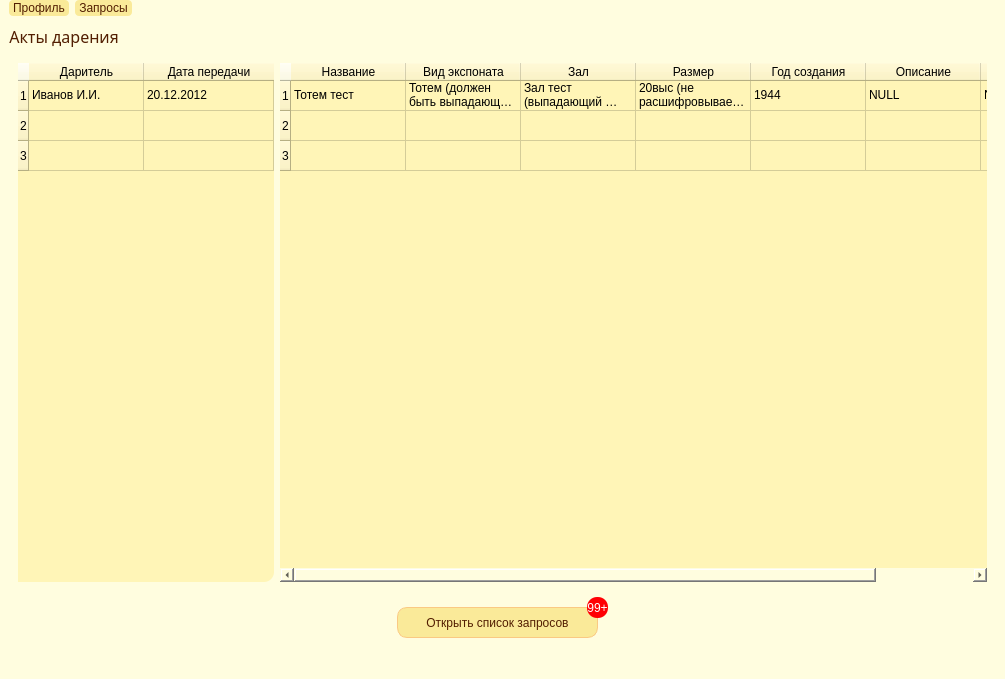
<?xml version="1.0" encoding="UTF-8"?>
<ui version="4.0">
 <class>MainWindow</class>
 <widget class="QMainWindow" name="MainWindow">
  <property name="geometry">
   <rect>
    <x>0</x>
    <y>0</y>
    <width>1005</width>
    <height>679</height>
   </rect>
  </property>
  <property name="windowTitle">
   <string>MainWindow</string>
  </property>
  <property name="styleSheet">
   <string notr="true">QMenuBar {
background-color: rgb(250, 234, 153);
font: 87 10pt &quot;Arial Black&quot;;
padding-left: 3px;
	color: rgb(82, 30, 1);
}

QMenuBar::item {
spacing: 3px; /* spacing between menu bar items */
padding: 1px 4px;
background: transparent;
border-radius: 4px;
background-color: rgb(250, 234, 153);
}

QMenuBar::item:selected { /* when selected using mouse or keyboard */
background: #fac983;
}

QMenu {
background-color: rgb(149, 166, 174); 
	font: 75 8pt &quot;Arial Black&quot;;
}

QMenu::item {
background-color: transparent;
}

QMenu::item:selected {
background-color: #fac983; /* rot */
}
QWidget{background-color: rgb(255, 253, 223);}</string>
  </property>
  <widget class="QWidget" name="centralwidget">
   <layout class="QVBoxLayout" name="verticalLayout">
    <item>
     <layout class="QHBoxLayout" name="horizontalLayout_4">
      <item>
       <widget class="QLabel" name="donationActsLabel">
        <property name="sizePolicy">
         <sizepolicy hsizetype="Fixed" vsizetype="Fixed">
          <horstretch>0</horstretch>
          <verstretch>0</verstretch>
         </sizepolicy>
        </property>
        <property name="font">
         <font>
          <family>Arial Black</family>
          <pointsize>12</pointsize>
          <weight>10</weight>
          <italic>false</italic>
          <bold>false</bold>
         </font>
        </property>
        <property name="styleSheet">
         <string notr="true">QLabel {
	font: 87 12pt &quot;Arial Black&quot;;
	color: rgb(82, 30, 1);
}</string>
        </property>
        <property name="text">
         <string>Акты дарения</string>
        </property>
        <property name="alignment">
         <set>Qt::AlignCenter</set>
        </property>
        <property name="margin">
         <number>0</number>
        </property>
       </widget>
      </item>
      <item>
       <spacer name="horizontalSpacer_2">
        <property name="orientation">
         <enum>Qt::Horizontal</enum>
        </property>
        <property name="sizeHint" stdset="0">
         <size>
          <width>40</width>
          <height>20</height>
         </size>
        </property>
       </spacer>
      </item>
      <item>
       <widget class="QPushButton" name="setVisibleDonationActsButton">
        <property name="sizePolicy">
         <sizepolicy hsizetype="Fixed" vsizetype="Fixed">
          <horstretch>0</horstretch>
          <verstretch>0</verstretch>
         </sizepolicy>
        </property>
        <property name="styleSheet">
         <string notr="true">

QWidget {
	border 1px solid;
	border-radius: 20px;
	background-color: transparent;
	
}

QPushButton {
	border-radius: 20px;
    border-style: outset;

}

QPushButton:hover {
    background: qradialgradient(
        cx: 0.3, cy: -0.4, fx: 0.3, fy: -0.4,
        radius: 1.35, stop: 0.7 #faea99, stop: 1 #521e01
        );
    }

QPushButton:pressed {
    border-style: inset;
    background: qradialgradient(
        cx: 0.4, cy: -0.1, fx: 0.4, fy: -0.1,
        radius: 1.35, stop: 0 #fff, stop: 1 #521e01
        );
    }</string>
        </property>
        <property name="text">
         <string/>
        </property>
        <property name="icon">
         <iconset>
          <normaloff>components/inactive drop button.png</normaloff>components/inactive drop button.png</iconset>
        </property>
        <property name="iconSize">
         <size>
          <width>40</width>
          <height>40</height>
         </size>
        </property>
       </widget>
      </item>
     </layout>
    </item>
    <item>
     <widget class="QWidget" name="tablesForDonationActsView" native="true">
      <property name="sizePolicy">
       <sizepolicy hsizetype="Expanding" vsizetype="Preferred">
        <horstretch>0</horstretch>
        <verstretch>0</verstretch>
       </sizepolicy>
      </property>
      <layout class="QHBoxLayout" name="horizontalLayout">
       <item>
        <widget class="QTableWidget" name="actsTable">
         <property name="enabled">
          <bool>true</bool>
         </property>
         <property name="sizePolicy">
          <sizepolicy hsizetype="Fixed" vsizetype="Expanding">
           <horstretch>0</horstretch>
           <verstretch>0</verstretch>
          </sizepolicy>
         </property>
         <property name="styleSheet">
          <string notr="true">
QTableWidgetItem {
	font: 8pt &quot;Arial&quot;;
}

QWidget {background-color: rgb(255, 245, 183);}

QAbstractItemView {

	font: 8pt &quot;Arial Black&quot;;
}

QAbstractScrollArea {
	
	border-radius: 10px;
}

 QScrollBar::handle:vertical {
    background: #fac983
 }

QScrollBar::handle:horizontal {
    background: #fac983;
 }
</string>
         </property>
         <property name="sortingEnabled">
          <bool>true</bool>
         </property>
         <property name="columnCount">
          <number>2</number>
         </property>
         <attribute name="horizontalHeaderCascadingSectionResizes">
          <bool>false</bool>
         </attribute>
         <attribute name="horizontalHeaderDefaultSectionSize">
          <number>115</number>
         </attribute>
         <attribute name="horizontalHeaderStretchLastSection">
          <bool>true</bool>
         </attribute>
         <attribute name="verticalHeaderShowSortIndicator" stdset="0">
          <bool>false</bool>
         </attribute>
         <attribute name="verticalHeaderStretchLastSection">
          <bool>false</bool>
         </attribute>
         <row>
          <property name="text">
           <string>1</string>
          </property>
         </row>
         <row>
          <property name="text">
           <string>2</string>
          </property>
         </row>
         <row>
          <property name="text">
           <string>3</string>
          </property>
         </row>
         <column>
          <property name="text">
           <string>Даритель</string>
          </property>
         </column>
         <column>
          <property name="text">
           <string>Дата передачи</string>
          </property>
         </column>
         <item row="0" column="0">
          <property name="text">
           <string>Иванов И.И.</string>
          </property>
         </item>
         <item row="0" column="1">
          <property name="text">
           <string>20.12.2012</string>
          </property>
         </item>
         <item row="1" column="0">
          <property name="text">
           <string/>
          </property>
         </item>
        </widget>
       </item>
       <item>
        <widget class="QTableWidget" name="exhibitTable">
         <property name="enabled">
          <bool>true</bool>
         </property>
         <property name="sizePolicy">
          <sizepolicy hsizetype="Expanding" vsizetype="Expanding">
           <horstretch>0</horstretch>
           <verstretch>0</verstretch>
          </sizepolicy>
         </property>
         <property name="styleSheet">
          <string notr="true">
QTableWidgetItem {
	font: 8pt &quot;Arial&quot;;
}

QWidget {background-color: rgb(255, 245, 183);}

QAbstractItemView {

	font: 8pt &quot;Arial Black&quot;;
}

QAbstractScrollArea {
	
	border-radius: 10px;
}

 QScrollBar::handle:vertical {
    background: #fac983
 }

QScrollBar::handle:horizontal {
    background: #fac983;
 }
</string>
         </property>
         <property name="sortingEnabled">
          <bool>true</bool>
         </property>
         <property name="columnCount">
          <number>7</number>
         </property>
         <attribute name="horizontalHeaderCascadingSectionResizes">
          <bool>false</bool>
         </attribute>
         <attribute name="horizontalHeaderDefaultSectionSize">
          <number>115</number>
         </attribute>
         <attribute name="horizontalHeaderStretchLastSection">
          <bool>true</bool>
         </attribute>
         <attribute name="verticalHeaderShowSortIndicator" stdset="0">
          <bool>false</bool>
         </attribute>
         <attribute name="verticalHeaderStretchLastSection">
          <bool>false</bool>
         </attribute>
         <row>
          <property name="text">
           <string>1</string>
          </property>
         </row>
         <row>
          <property name="text">
           <string>2</string>
          </property>
         </row>
         <row>
          <property name="text">
           <string>3</string>
          </property>
         </row>
         <column>
          <property name="text">
           <string>Название</string>
          </property>
         </column>
         <column>
          <property name="text">
           <string>Вид экспоната</string>
          </property>
         </column>
         <column>
          <property name="text">
           <string>Зал</string>
          </property>
         </column>
         <column>
          <property name="text">
           <string>Размер</string>
          </property>
         </column>
         <column>
          <property name="text">
           <string>Год создания</string>
          </property>
         </column>
         <column>
          <property name="text">
           <string>Описание</string>
          </property>
         </column>
         <column>
          <property name="text">
           <string>Происхождение</string>
          </property>
         </column>
         <item row="0" column="0">
          <property name="text">
           <string>Тотем тест</string>
          </property>
         </item>
         <item row="0" column="1">
          <property name="text">
           <string>Тотем (должен быть выпадающий список)</string>
          </property>
         </item>
         <item row="0" column="2">
          <property name="text">
           <string>Зал тест (выпадающий список)</string>
          </property>
         </item>
         <item row="0" column="3">
          <property name="text">
           <string>20выс (не расшифровывается)</string>
          </property>
         </item>
         <item row="0" column="4">
          <property name="text">
           <string>1944</string>
          </property>
         </item>
         <item row="0" column="5">
          <property name="text">
           <string>NULL</string>
          </property>
         </item>
         <item row="0" column="6">
          <property name="text">
           <string>NULL</string>
          </property>
         </item>
         <item row="1" column="0">
          <property name="text">
           <string/>
          </property>
         </item>
        </widget>
       </item>
      </layout>
     </widget>
    </item>
    <item>
     <layout class="QHBoxLayout" name="horizontalLayout_2">
      <item>
       <spacer name="horizontalSpacer">
        <property name="orientation">
         <enum>Qt::Horizontal</enum>
        </property>
        <property name="sizeHint" stdset="0">
         <size>
          <width>40</width>
          <height>20</height>
         </size>
        </property>
       </spacer>
      </item>
      <item>
       <widget class="QWidget" name="viewDonationActsWidget" native="true">
        <property name="sizePolicy">
         <sizepolicy hsizetype="Fixed" vsizetype="Fixed">
          <horstretch>0</horstretch>
          <verstretch>0</verstretch>
         </sizepolicy>
        </property>
        <property name="minimumSize">
         <size>
          <width>231</width>
          <height>51</height>
         </size>
        </property>
        <widget class="QPushButton" name="viewRequestsForDonationButton">
         <property name="geometry">
          <rect>
           <x>10</x>
           <y>10</y>
           <width>201</width>
           <height>31</height>
          </rect>
         </property>
         <property name="minimumSize">
          <size>
           <width>100</width>
           <height>31</height>
          </size>
         </property>
         <property name="maximumSize">
          <size>
           <width>16777215</width>
           <height>31</height>
          </size>
         </property>
         <property name="styleSheet">
          <string notr="true">QWidget {
	background-color: rgb(250, 234, 153);
	border: 1px solid rgb(250, 201, 131);
	border-radius: 10px;
	text-align: center;
}

QAbstractButton {
	
	font: 87 8pt &quot;Arial Black&quot;;
	color: rgb(82, 30, 1);
}
QPushButton:hover:!pressed {
  border: 2px solid rgb(250, 201, 131);
}</string>
         </property>
         <property name="text">
          <string>Открыть список запросов</string>
         </property>
        </widget>
        <widget class="QLabel" name="uncheckedRequestsLabel">
         <property name="geometry">
          <rect>
           <x>200</x>
           <y>0</y>
           <width>21</width>
           <height>21</height>
          </rect>
         </property>
         <property name="styleSheet">
          <string notr="true">

QWidget {
background-color: rgb(255, 0, 4);
	font: 87 8pt &quot;Arial Black&quot;;
	
	border: 2px rgb(255, 0, 4);
	border-radius: 10px;
	color: rgb(255, 255, 255);

}</string>
         </property>
         <property name="text">
          <string>99+</string>
         </property>
         <property name="alignment">
          <set>Qt::AlignCenter</set>
         </property>
        </widget>
       </widget>
      </item>
      <item>
       <spacer name="horizontalSpacer_3">
        <property name="orientation">
         <enum>Qt::Horizontal</enum>
        </property>
        <property name="sizeHint" stdset="0">
         <size>
          <width>40</width>
          <height>20</height>
         </size>
        </property>
       </spacer>
      </item>
     </layout>
    </item>
   </layout>
  </widget>
  <widget class="QMenuBar" name="menubar">
   <property name="geometry">
    <rect>
     <x>0</x>
     <y>0</y>
     <width>1005</width>
     <height>21</height>
    </rect>
   </property>
   <widget class="QMenu" name="profileMenu">
    <property name="title">
     <string>Профиль</string>
    </property>
    <addaction name="showProfileAction"/>
    <addaction name="separator"/>
    <addaction name="quitSessionAction"/>
   </widget>
   <widget class="QMenu" name="RequestsMenu">
    <property name="title">
     <string>Запросы</string>
    </property>
    <addaction name="openRequestsListAction"/>
   </widget>
   <addaction name="profileMenu"/>
   <addaction name="RequestsMenu"/>
  </widget>
  <widget class="QStatusBar" name="statusbar"/>
  <action name="showProfileAction">
   <property name="text">
    <string>Показать</string>
   </property>
  </action>
  <action name="quitSessionAction">
   <property name="text">
    <string>Выход</string>
   </property>
   <property name="shortcut">
    <string>Ctrl+Q</string>
   </property>
  </action>
  <action name="openRequestsListAction">
   <property name="enabled">
    <bool>true</bool>
   </property>
   <property name="text">
    <string>Открыть</string>
   </property>
  </action>
  <action name="closeRequestListAction">
   <property name="text">
    <string>Закрыть</string>
   </property>
  </action>
 </widget>
 <resources/>
 <connections/>
</ui>
